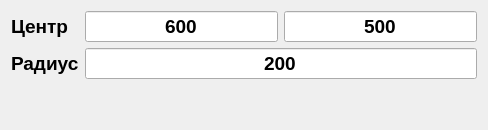
              <widget class="QWidget" name="widget">
               <layout class="QGridLayout" name="gridLayout_6">
                <item row="0" column="1">
                 <widget class="QLineEdit" name="cxLE">
                  <property name="font">
                   <font>
                    <pointsize>14</pointsize>
                    <weight>75</weight>
                    <bold>true</bold>
                   </font>
                  </property>
                  <property name="text">
                   <string>600</string>
                  </property>
                  <property name="alignment">
                   <set>Qt::AlignCenter</set>
                  </property>
                  <property name="placeholderText">
                   <string>x</string>
                  </property>
                 </widget>
                </item>
                <item row="0" column="0">
                 <widget class="QLabel" name="label">
                  <property name="font">
                   <font>
                    <pointsize>14</pointsize>
                    <weight>75</weight>
                    <bold>true</bold>
                   </font>
                  </property>
                  <property name="text">
                   <string>Центр</string>
                  </property>
                 </widget>
                </item>
                <item row="1" column="0">
                 <widget class="QLabel" name="label_2">
                  <property name="font">
                   <font>
                    <pointsize>14</pointsize>
                    <weight>75</weight>
                    <bold>true</bold>
                   </font>
                  </property>
                  <property name="text">
                   <string>Радиус</string>
                  </property>
                 </widget>
                </item>
                <item row="0" column="2">
                 <widget class="QLineEdit" name="cyLE">
                  <property name="font">
                   <font>
                    <pointsize>14</pointsize>
                    <weight>75</weight>
                    <bold>true</bold>
                   </font>
                  </property>
                  <property name="text">
                   <string>500</string>
                  </property>
                  <property name="alignment">
                   <set>Qt::AlignCenter</set>
                  </property>
                  <property name="placeholderText">
                   <string>y</string>
                  </property>
                 </widget>
                </item>
                <item row="1" column="1" colspan="2">
                 <widget class="QLineEdit" name="rLE">
                  <property name="font">
                   <font>
                    <pointsize>14</pointsize>
                    <weight>75</weight>
                    <bold>true</bold>
                   </font>
                  </property>
                  <property name="text">
                   <string>200</string>
                  </property>
                  <property name="alignment">
                   <set>Qt::AlignCenter</set>
                  </property>
                  <property name="placeholderText">
                   <string/>
                  </property>
                 </widget>
                </item>
                <item row="2" column="0" colspan="3">
                 <spacer name="verticalSpacer">
                  <property name="font">
                   <font>
                    <pointsize>14</pointsize>
                    <weight>75</weight>
                    <bold>true</bold>
                   </font>
                  </property>
                  <property name="orientation">
                   <enum>Qt::Vertical</enum>
                  </property>
                  <property name="sizeHint" stdset="0">
                   <size>
                    <width>20</width>
                    <height>40</height>
                   </size>
                  </property>
                 </spacer>
                </item>
               </layout>
              </widget>
